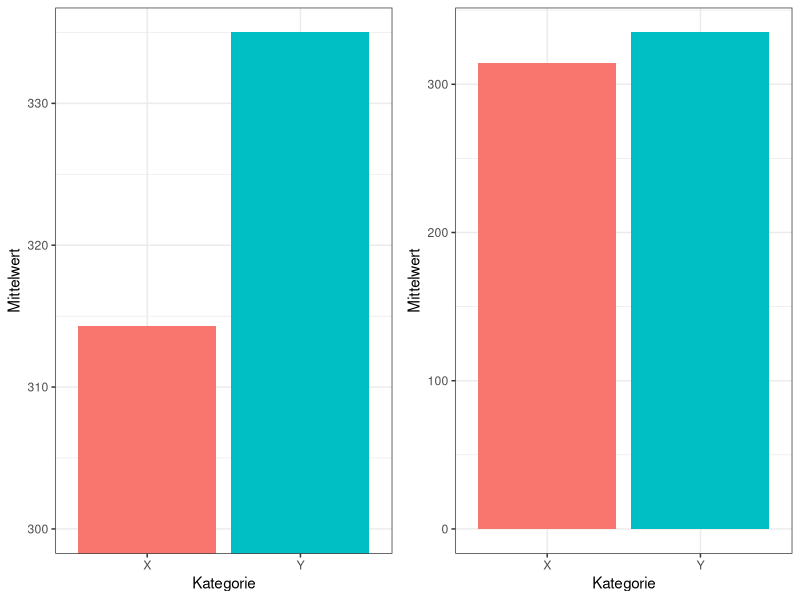
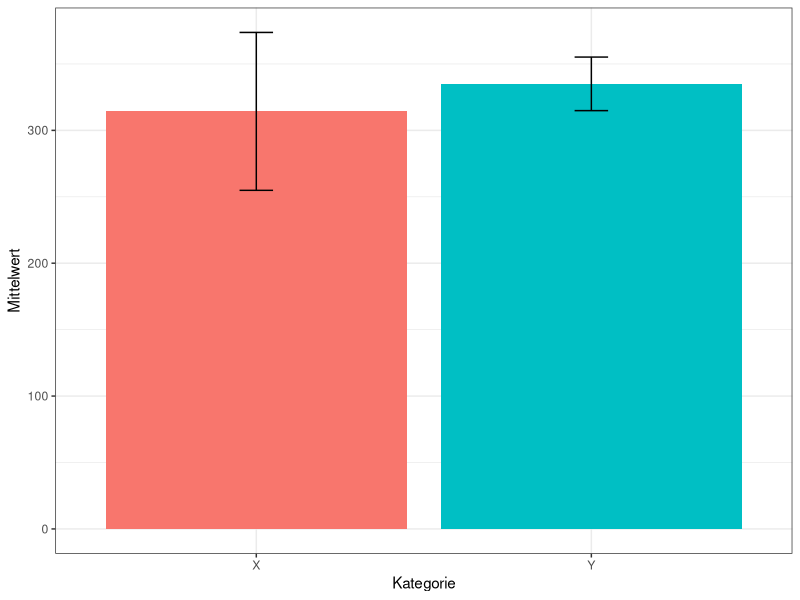
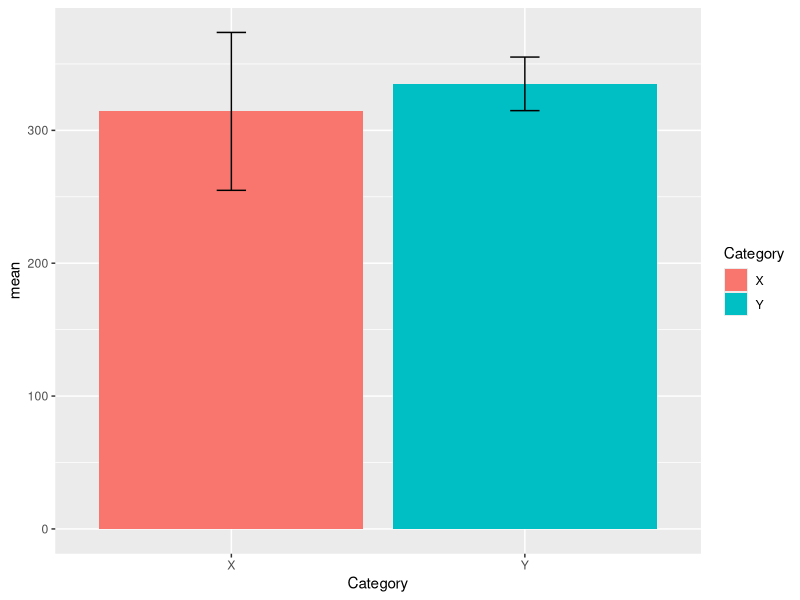
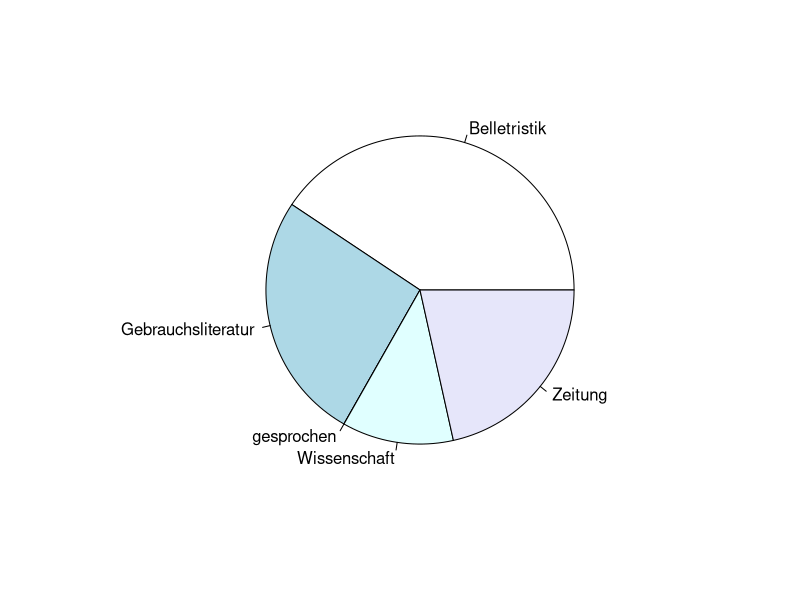
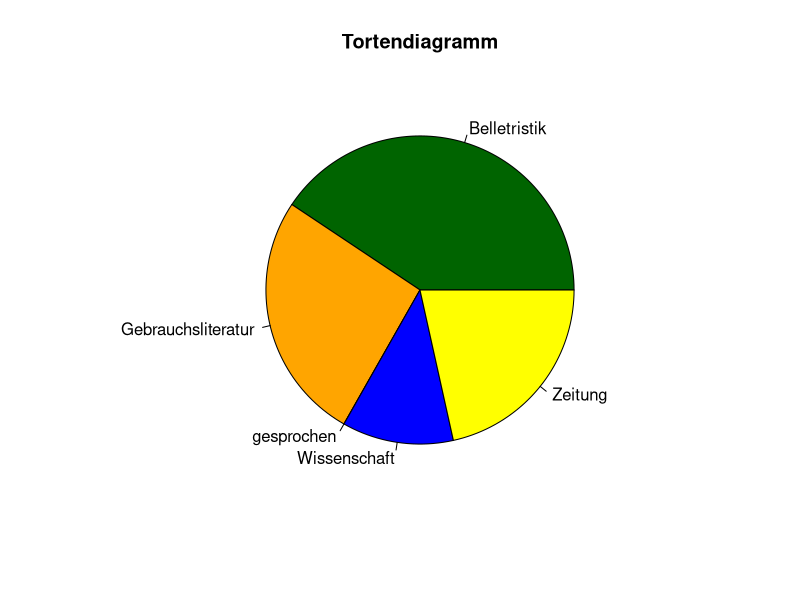
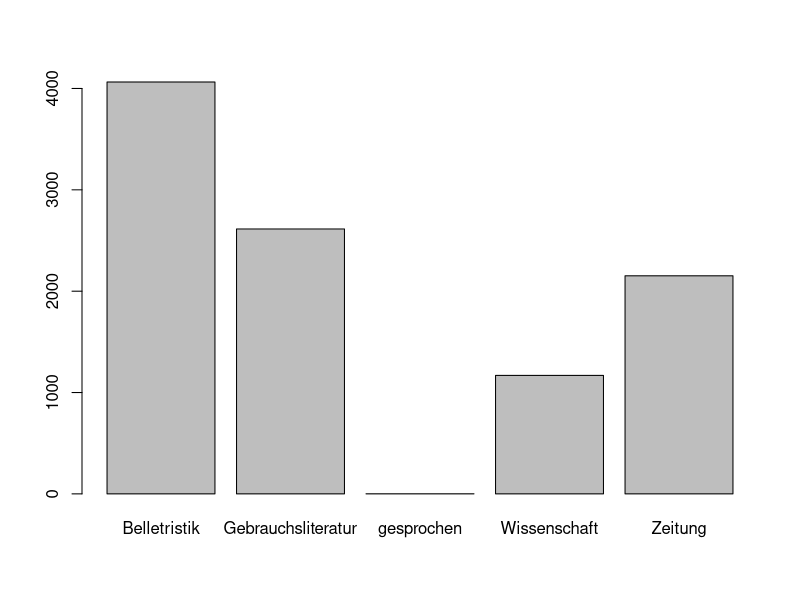
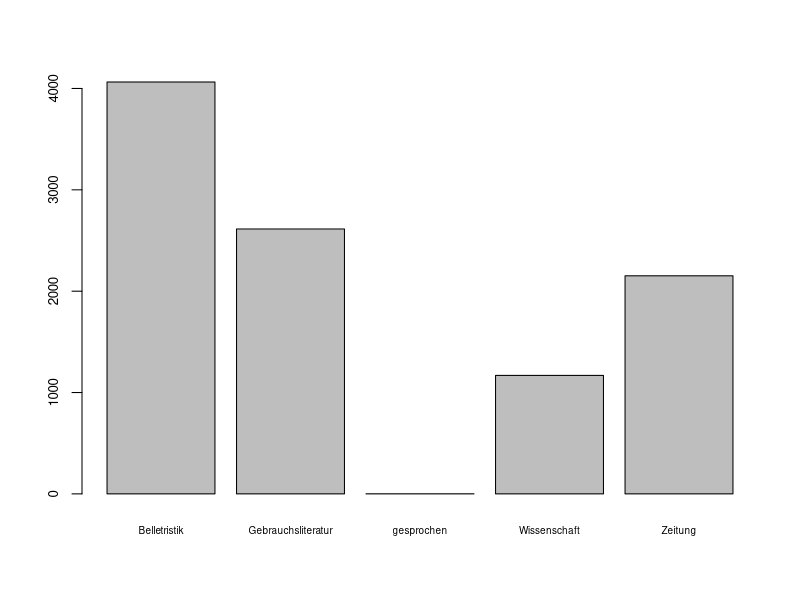
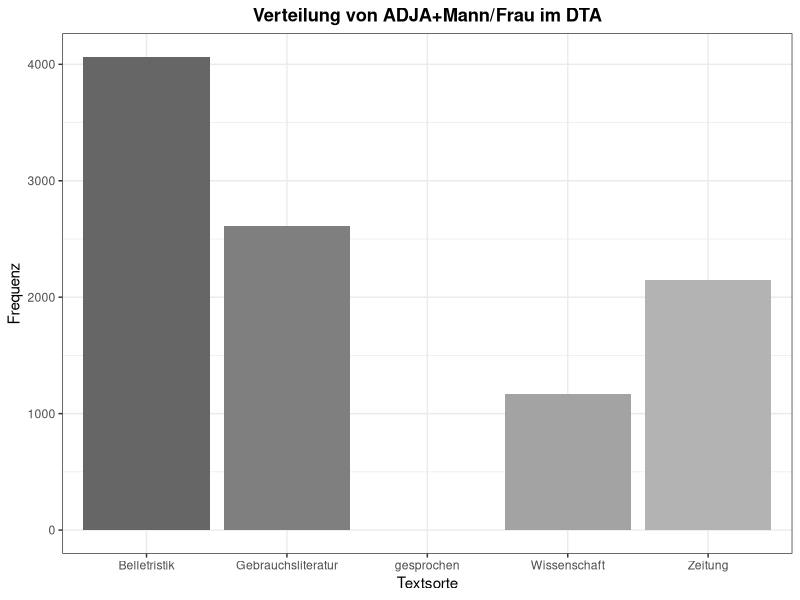

Reproduce these figures in R, in order.
# Pakete installieren bzw. laden
sapply(c("dplyr", "ggplot2", "scales", "reshape2", "gridExtra"), function(x) 
  if(!is.element(x, installed.packages())) install.packages(x, dependencies = T))

lapply(list("dplyr", "ggplot2", "scales", "reshape2", "gridExtra"), require, character.only=T)

# Optionen
options(stringsAsFactors = F)


#############################################
### TEIL 1: PRINZIPIEN DER VISUALISIERUNG ###
#############################################

# Hinweis: Die folgenden Plots dienen nur der Veranschaulichung dessen, was im
# Tutorial erklaert wird. Sie sind z.T. relativ kompliziert und ich gebe nur wenige
# Erlaeuterungen dazu; im naechsten Abschnitt (Teil 2: Einfache Plots erstellen)
# stelle ich systematisch grundlegende Plot-Funktionen vor und biete ausfuehrliche
# Erklaerungen (auch im Tutorial selbst).


# fiktive Daten generieren
df <- data.frame(X = c(250, 330, 270, 350, 380, 230, 390), 
                 Y = c(330, 330, 340, 370, 350, 325, 300))

# Daten zusammenfassen: Dataframe mit Mittelwert, Standardabweichung, Konfidenzintervallen
df2 <- df %>% melt(variable.name = "Category", value.name = "Count") %>% group_by(Category) %>% summarise(
  mean = mean(Count),
  sd = sd(Count),
  se = sqrt(var(Count)/length(Count)),
  t.val = qt(0.025, df = (length(Count)-1), lower.tail=F),
  ci = se*t.val
)

# einfacher Barplot, der zeigt, wie wichtig die Dimensionen der y-Achse sind
p1 <- ggplot(df2, aes(x = Category, y = mean, fill = Category)) + geom_bar(stat="identity") +
  scale_y_continuous(limits=c(300,335),oob = rescale_none) + ylab("Mittelwert") + xlab("Kategorie") +
  guides(fill = F) + theme_bw()

p2 <- ggplot(df2, aes(x = Category, y = mean, fill = Category)) + geom_bar(stat="identity") +
  ylab("Mittelwert") + xlab("Kategorie") +
  guides(fill = F) + theme_bw()

# beide Plots nebeneinander:
grid.arrange(p1, p2, ncol=2)

# Plot mit Standardabweichung:
ggplot(df2, aes(x = Category, y = mean, fill = Category)) + geom_bar(stat = "identity") +
  geom_errorbar(aes(ymin = mean-ci, ymax = mean+ci), width=.1) +
  ylab("Mittelwert") + xlab("Kategorie") + guides(fill = F) + theme_bw()
# ggsave("plot_mit_cis.png") # zum Speichern bitte "ent-kommentieren" (Strg+Umschalt+C)

# Plot mit 95%-Konfidenzintervallen
# (d.h., vereinfacht gesagt: bei einer Stichprobe können wir mit 95%iger Sicherheit davon 
# ausgehen, dass die tatsächliche Verteilung irgendwo in diesem Bereich liegt)
ggplot(df2, aes(x = Category, y = mean, fill = Category)) + geom_bar(stat = "identity") +
  geom_errorbar(aes(ymin = mean-ci, ymax = mean+ci), width=.1)



###################################
### TEIL 2: DIAGRAMME ERSTELLEN ###
###################################

# Daten einlesen
mannfrau <- rbind(mutate(read.csv("adja_mann.csv", fileEncoding = "UTF-8"), df = "Mann"),
      mutate(read.csv("adja_frau.csv", fileEncoding = "UTF-8"), df = "Frau"))


# Tortendiagramm mit Base Graphics
mannfrau$Genre %>% table %>% pie

# Farben modifizieren und Überschrift hinzufuegen
mannfrau$Genre %>% table %>% pie(col = c("darkgreen", "orange", "red", "blue", "yellow"))
title("Tortendiagramm")

# Balkendiagramm mit Base Graphics
mannfrau$Genre %>% table %>% barplot

# Balkendiagramm mit verkleinerter Schriftgroesse der Argumentnamen und Achsenbeschriftungen
mannfrau$Genre %>% table %>% barplot(cex.names=0.6, cex.axis=0.8)

# Balkendiagramm mit ggplot2
mannfrau_df <- mannfrau$Genre %>% table %>% as.data.frame()
colnames(mannfrau_df) <- c("Textsorte", "Frequenz")

# einfacher Barplot mit Ueberschrift:
ggplot(mannfrau, aes(x = Genre, fill = Genre)) + geom_bar() +
  guides(fill = FALSE) + scale_fill_grey(start = 0.4, end = 0.7) +
  xlab("Textsorte") + ylab("Frequenz") + theme_bw() +
  ggtitle("Verteilung von ADJA+Mann/Frau im DTA") +
  theme(plot.title = element_text(face = "bold", hjust = 0.5))

# einfacher Barplot mit Ueberschrift und Kursivierung
ggplot(mannfrau, aes(x = Genre, fill = Genre)) + geom_bar() +
  guides(fill = FALSE) + scale_fill_grey(start = 0.4, end = 0.7) +
  xlab("Textsorte") + ylab("Frequenz") + theme_bw() +
  ggtitle(expression(paste(bold("Verteilung von ADJA+"), bolditalic("Mann/Frau"), bold(" im DTA"), collapse=""))) +
  theme(plot.title = element_text(hjust = .5))


# das Ganze als Funktion:
my_barplot <- function(mydata, mycolumn, title, ...) {
  
  # dieser Trick erlaubt uns, spaeter beim Aufrufen der Funktion
  # auf Anfuehrungszeichen zu verzichten:
  mycolumn <- as.character(substitute(mycolumn))
  
  # hier der eigentliche Code - wichtig: Wenn wir ggplot innerhalb einer Funktion
  # benutzen, muessen wir bei den aes-Parametern genau auf die Daten Bezug nehmen,
  # die wir benutzen, d.h. es genuegt nicht, z.B. x = mycolumn zu schreiben, 
  # sondern wir muessen den Dataframe angeben, zu dem die Spalte gehoert:
  p <- ggplot(mydata, aes(x = mydata[,which(colnames(mydata)==mycolumn)],
                        fill = mydata[,which(colnames(mydata)==mycolumn)])) + 
    geom_bar() +
    guides(fill = FALSE) + scale_fill_grey(start = 0.4, end = 0.7) + 
    theme_bw()
  
  # je nachdem, ob "title" spezifiziert ist, mit oder ohne Titel ausgeben:
  if(missing(title)) {
    return(p)
  } else {
    p <- p +
      ggtitle(title) +
      theme(plot.title = element_text(hjust = .5))
    return(p)
  }
  
}

# Funktion anwenden:
my_barplot(mydata = mannfrau, mycolumn = Genre, 
           title = expression(paste(bold("Verteilung von ADJA+"), 
                                    bolditalic("Mann/Frau"), 
                                    bold(" im DTA"), collapse=""))) +
  xlab("Textsorte") + ylab("Frequenz")




# Stacked Barplot mit Base Graphics
mannfrau %>% select(df, Genre) %>% table %>% prop.table(margin = 2) %>%  barplot()



# Stacked Barplot mit ggplot2
mf1 <- mannfrau %>% select(df, Genre) %>% table() %>% as.data.frame
mf2 <- mannfrau %>% select(df, Genre) %>% table() %>% prop.table(mar=2) %>% as.data.frame
mf1 <- mutate(mf1, Rel_Freq = mf2$Freq)

ggplot(mf1, aes(x = Genre, y = Rel_Freq, fill = df, label = Freq)) +
  geom_col() + 
  geom_text(data = subset(mf1, Freq>0), position=position_stack(vjust=0.5)) +
  ylab("Relative Frequenz") +
  guides(fill=guide_legend(title="Lemma"))


# Boxplot



